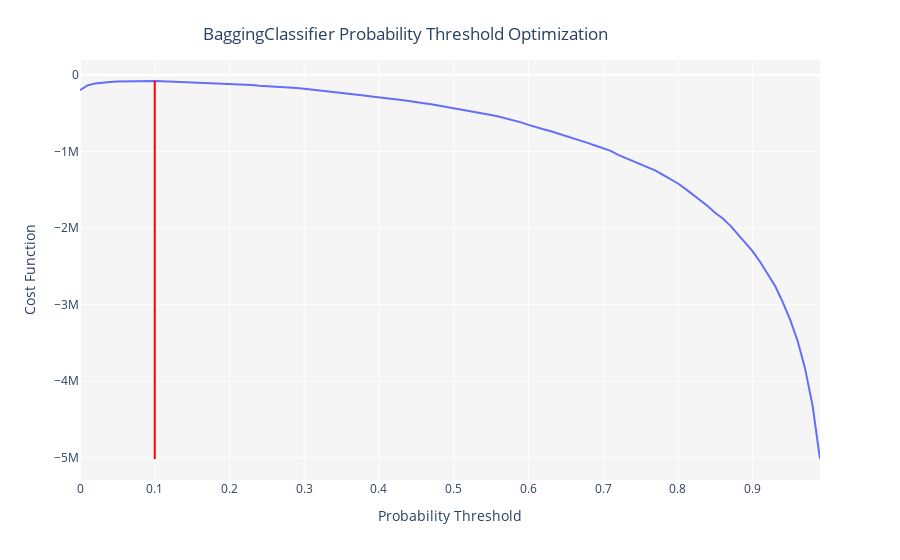

The notebook cell this image was saved under:
### Markdown cell above
Looking further in our catboost tuning parameters that drove our model performance, the output is above. As you can see we employed bootstrapping on 10 estimators with no warm start.

### Code cell
# optimize threshold for trained model
optimize_threshold(best, false_positive = -10, false_negative = -500)

### Figure 1 — Plotly figure (JSON) as saved in the notebook; plotly's stock layout.template omitted (floating-point values rounded to 4 significant figures)
{"data": [{"hoverlabel": {"namelength": 0}, "hovertemplate": "Probability Threshold=%{x}<br>Cost Function=%{y}", "legendgroup": "", "line": {"color": "#636efa", "dash": "solid", "shape": "linear"}, "mode": "lines", "name": "", "showlegend": false, "type": "scatter", "x": [0, 0.01, 0.02, 0.03, 0.04, 0.05, 0.06, 0.07, 0.08, 0.09, 0.1, 0.11, 0.12, 0.13, 0.14, 0.15, 0.16, 0.17, 0.18, 0.19, 0.2, 0.21, 0.22, 0.23, 0.24, 0.25, 0.26, 0.27, 0.28, 0.29, 0.3, 0.31, 0.32, 0.33, 0.34, 0.35, 0.36, 0.37, 0.38, 0.39, 0.4, 0.41, 0.42, 0.43, 0.44, 0.45, 0.46, 0.47, 0.48, 0.49, 0.5, 0.51, 0.52, 0.53, 0.54, 0.55, 0.56, 0.57, 0.58, 0.59, 0.6, 0.61, 0.62, 0.63, 0.64, 0.65, 0.66, 0.67, 0.68, 0.69, 0.7, 0.71, 0.72, 0.73, 0.74, 0.75, 0.76, 0.77, 0.78, 0.79, 0.8, 0.81, 0.82, 0.83, 0.84, 0.85, 0.86, 0.87, 0.88, 0.89, 0.9, 0.91, 0.92, 0.93, 0.94, 0.95, 0.96, 0.97, 0.98, 0.99], "xaxis": "x", "y": [-201080, -136650, -112400, -99850, -92000, -85750, -82780, -80280, -81180, -80410, -79700, -82710, -86630, -88360, -92600, -95950, -97680, -103530, -107350, -113460, -117180, -122300, -126490, -131040, -141460, -146540, -151110, -158740, -166360, -172500, -182250, -192130, -201500, -211280, -221190, -231630, -248630, -258630, -269560, -282340, -291790, -303890, -315980, -327640, -340310, -351460, -369030, -383680, -400300, -415510, -433220, -456330, -472630, -487780, -506480, -524280, -542890, -566630, -587350, -620170, -652400, -683690, -709520, -735300, -764580, -799930, -830290, -856190, -891540, -924940, -960790, -992160, -1045020, -1084330, -1129210, -1162660, -1205030, -1251410, -1306320, -1364220, -1418650, -1488580, -1563960, -1641380, -1715300, -1803680, -1875600, -1969020, -2076950, -2190900, -2305830, -2444780, -2593250, -2758730, -2965200, -3198150, -3472610, -3834100, -4316560, -5017520], "yaxis": "y"}], "layout": {"autosize": true, "legend": {"tracegroupgap": 0}, "margin": {"t": 60}, "plot_bgcolor": "rgb(245,245,245)", "shapes": [{"line": {"color": "red", "width": 2}, "type": "line", "x0": 0.1, "x1": 0.1, "y0": -5017520, "y1": -79700}], "title": {"text": "BaggingClassifier Probability Threshold Optimization", "x": 0.45, "xanchor": "center", "y": 0.95, "yanchor": "top"}, "xaxis": {"anchor": "y", "autorange": true, "domain": [0, 1], "range": [0, 0.99], "title": {"text": "Probability Threshold"}, "type": "linear"}, "yaxis": {"anchor": "x", "autorange": true, "domain": [0, 1], "range": [-5292000.0, 194600.0], "title": {"text": "Cost Function"}, "type": "linear"}}}
